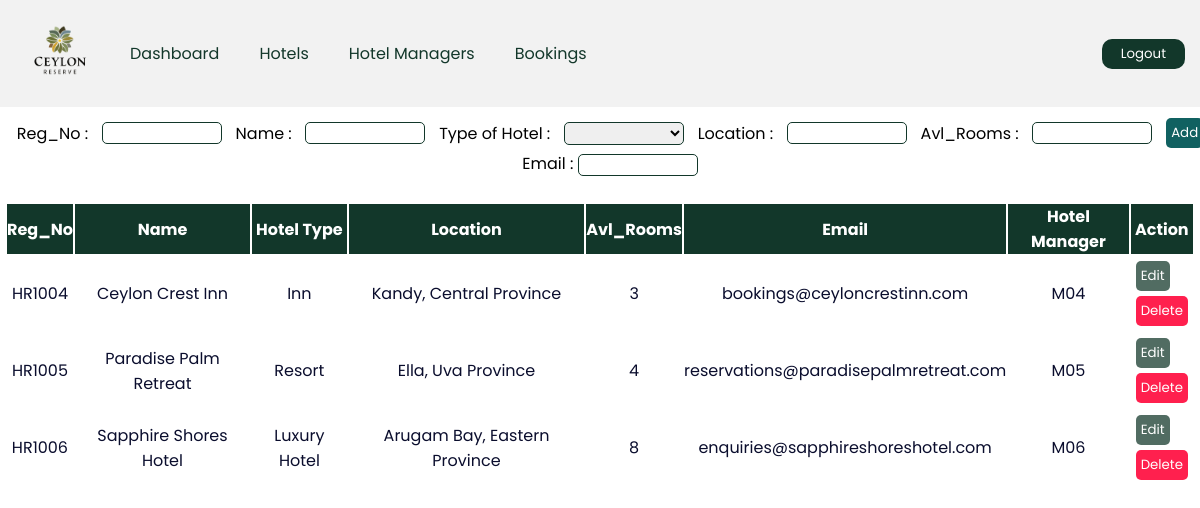
The page /hotel-owner/hotels.php (signed in) on the database its author committed.
### tables this page shows
CREATE TABLE Hotel(
    RegNo CHAR(6),
    HO_ID CHAR(5),
    M_ID CHAR(3),
    Name VARCHAR(50),
    H_type VARCHAR(50),  
    Location VARCHAR(50),
    Avl_Rooms INT,  
    Facilities VARCHAR(250),
    Email VARCHAR(50),
    PRIMARY KEY (RegNo)
);

### hotel-owner/hotels.php (the view, shortened to what this page needs)
<?php
    require "../config.php";
?>
<!DOCTYPE html>
<html lang="en">
<head>
    <link rel="stylesheet" href="Styles/style.css">
</head>
<body>
    <?php
        require "include/header.php";
    ?>
    <main>
        <section>
        <div class="addHotel">
                <form action="" class="input-hotel" method="post">
                    <div class="form-div1">
                        <label for="reg_no">Reg_No :</label>
                        <input type="text" name="reg_no" class="inputs" id="">
                        <label for="name">Name :</label>
                        <input type="text" name="name" class="inputs" id="">
                        <label for="h_type">Type of Hotel :</label>
                        <select name="h_type" class="inputs">
                            <option value selected></option>
                            <option value="Luxury Hotel">Luxury Hotel</option>
                        </select>
                        <label for="location">Location :</label>
                        <input type="text" name="location" class="inputs" id="">
                        <label for="rooms">Avl_Rooms :</label>
                        <input type="text" name="rooms" class="inputs" id="">
                        <input type="submit" name="add" class="addBtn" value="Add">
                    </div>
                    <div class="form-div2">
                        <label for="email">Email :</label>
                        <input type="text" name="email" class="inputs" id="">
                    </div>
                </form>
            </div>
            <div class="roombooktable">
                <?php
                    $id = $_SESSION['email'];
                    $selectData = mysqli_query($conn,"SELECT * FROM Hotel_Owner WHERE Email = '$id'");
                    $dataRow = mysqli_fetch_array($selectData);
                    $regNo = $dataRow['HO_ID'];
                    $hoteltablesql = "SELECT * FROM Hotel WHERE HO_ID = '$regNo'";
                    $hotelresult = mysqli_query($conn, $hoteltablesql);
                ?>
                <table class="table table-bordered" id="table-data">
                    <thead>
                        <tr>
                            <th scope="col">Reg_No</th>
                            <th scope="col">Name</th>
                            <th scope="col">Hotel Type</th>
                            <th scope="col">Location</th>
                            <th scope="col">Avl_Rooms</th>
                            <th scope="col">Email</th>
                            <th scope="col">Hotel Manager</th>
                            <th scope="col" class="action">Action</th>
                        </tr>
                    </thead>
                    <tbody>
                    <?php
                    while ($res = mysqli_fetch_array($hotelresult)) {
                    ?>
                        <tr>
                            <td><?php echo $res['RegNo'] ?></td>
                            <td><?php echo $res['Name'] ?></td>
                            <td><?php echo $res['H_type'] ?></td>
                            <td><?php echo $res['Location'] ?></td>
                            <td><?php echo $res['Avl_Rooms'] ?></td>
                            <td><?php echo $res['Email'] ?></td>
                            <td><?php echo $res['M_ID'] ?></td>
                            <td class="action">
                                <a href="include/hoteledit.php?id=<?php echo $res['RegNo'] ?>"><button class="btn editBtn">Edit</button></a>
                                <a href="include/hoteldelete.php?id=<?php echo $res['RegNo'] ?>"><button class="btn deleteBtn">Delete</button></a>
                            </td>
                        </tr>
                    <?php
                    }
                    ?>
                    </tbody>
                </table>
            </div>
        </section>
    </main>
</body>
</html>

### hotel-owner/Styles/style.css (style rules this page uses)
* { margin: 0; padding: 0; box-sizing: border-box; font-family: "Poppins", verdana, sans-serif; }
.roombooktable { position: absolute; color: #0a0d2d; margin-top: 10px; width: 100%; height: 100vh; }
.addHotel { margin: 10px; width: 100%; height: 60px; }
.input-hotel { width: 100%; height: 100%; display: flex; flex-direction: column; align-items: center; justify-content: space-around; }
.form-div1 { width: 100%; display: flex; align-items: center; justify-content: space-around; }
.inputs { border: 1px solid #12372a; border-radius: 5px; width: 120px; }
.addBtn { border: none; border-radius: 5px; background-color: #116161; color: #FFFFFF; padding: 5px; }
.roombooktable table { width: 100%; padding: 5px; }
.roombooktable thead { background-color: #12372a; color: white; text-align: center; }
.roombooktable tbody { text-align: center; }
.action a { text-decoration: none; }
.action button { display: flex; flex-wrap: wrap; margin: 5px; }
.btn { border: none; border-radius: 5px; padding: 5px; color: #FFFFFF; }
.editBtn { background-color: #12372abb; }
.deleteBtn { background-color: #FF204E; }

### rows shown on the page
hotel: RegNo "HR1004", Name "Ceylon Crest Inn", H_type "Inn", Location "Kandy, Central Province", Avl_Rooms "3", Email "bookings@ceyloncrestinn.com", M_ID "M04"
hotel: RegNo "HR1005", Name "Paradise Palm Retreat", H_type "Resort", Location "Ella, Uva Province", Avl_Rooms "4", Email "reservations@paradisepalmretreat.com", M_ID "M05"
hotel: RegNo "HR1006", Name "Sapphire Shores Hotel", H_type "Luxury Hotel", Location "Arugam Bay, Eastern Province", Avl_Rooms "8", Email "enquiries@sapphireshoreshotel.com", M_ID "M06"
